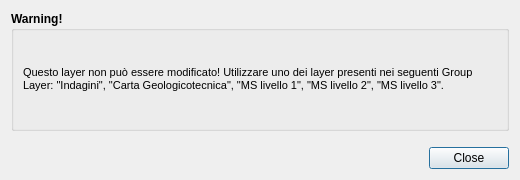
<?xml version="1.0" encoding="UTF-8"?>
<ui version="4.0">
 <class>no_edit</class>
 <widget class="QDialog" name="no_edit">
  <property name="geometry">
   <rect>
    <x>0</x>
    <y>0</y>
    <width>520</width>
    <height>180</height>
   </rect>
  </property>
  <property name="sizePolicy">
   <sizepolicy hsizetype="Fixed" vsizetype="Fixed">
    <horstretch>0</horstretch>
    <verstretch>0</verstretch>
   </sizepolicy>
  </property>
  <property name="minimumSize">
   <size>
    <width>520</width>
    <height>180</height>
   </size>
  </property>
  <property name="maximumSize">
   <size>
    <width>1500</width>
    <height>1500</height>
   </size>
  </property>
  <property name="windowTitle">
   <string>Warning!</string>
  </property>
  <property name="modal">
   <bool>true</bool>
  </property>
  <layout class="QGridLayout" name="gridLayout_3">
   <item row="0" column="0">
    <widget class="QGroupBox" name="groupBox_2">
     <property name="sizePolicy">
      <sizepolicy hsizetype="Expanding" vsizetype="Expanding">
       <horstretch>0</horstretch>
       <verstretch>0</verstretch>
      </sizepolicy>
     </property>
     <property name="minimumSize">
      <size>
       <width>0</width>
       <height>0</height>
      </size>
     </property>
     <property name="font">
      <font>
       <weight>75</weight>
       <bold>true</bold>
      </font>
     </property>
     <property name="title">
      <string>Warning!</string>
     </property>
     <layout class="QGridLayout" name="gridLayout">
      <item row="0" column="0">
       <widget class="QLabel" name="alert_text">
        <property name="sizePolicy">
         <sizepolicy hsizetype="Expanding" vsizetype="Expanding">
          <horstretch>0</horstretch>
          <verstretch>0</verstretch>
         </sizepolicy>
        </property>
        <property name="font">
         <font>
          <pointsize>10</pointsize>
          <weight>50</weight>
          <bold>false</bold>
         </font>
        </property>
        <property name="text">
         <string>&lt;html&gt;&lt;head/&gt;&lt;body&gt;&lt;p&gt;&lt;span style=&quot; font-size:8pt;&quot;&gt;Questo layer non può essere modificato! Utilizzare uno dei layer presenti nei seguenti Group Layer: &amp;quot;Indagini&amp;quot;, &amp;quot;Carta Geologicotecnica&amp;quot;, &amp;quot;MS livello 1&amp;quot;, &amp;quot;MS livello 2&amp;quot;, &amp;quot;MS livello 3&amp;quot;.&lt;/span&gt;&lt;/p&gt;&lt;/body&gt;&lt;/html&gt;</string>
        </property>
        <property name="textFormat">
         <enum>Qt::RichText</enum>
        </property>
        <property name="alignment">
         <set>Qt::AlignLeading|Qt::AlignLeft|Qt::AlignVCenter</set>
        </property>
        <property name="wordWrap">
         <bool>true</bool>
        </property>
       </widget>
      </item>
     </layout>
    </widget>
   </item>
   <item row="1" column="0">
    <layout class="QGridLayout" name="gridLayout_2">
     <property name="sizeConstraint">
      <enum>QLayout::SetDefaultConstraint</enum>
     </property>
     <property name="topMargin">
      <number>10</number>
     </property>
     <property name="horizontalSpacing">
      <number>10</number>
     </property>
     <property name="verticalSpacing">
      <number>0</number>
     </property>
     <item row="0" column="0">
      <widget class="QLabel" name="label_10">
       <property name="sizePolicy">
        <sizepolicy hsizetype="Preferred" vsizetype="Fixed">
         <horstretch>0</horstretch>
         <verstretch>0</verstretch>
        </sizepolicy>
       </property>
       <property name="text">
        <string/>
       </property>
       <property name="pixmap">
        <pixmap>../loghi/logo-cnr.png</pixmap>
       </property>
      </widget>
     </item>
     <item row="0" column="4">
      <widget class="QDialogButtonBox" name="buttonBox">
       <property name="sizePolicy">
        <sizepolicy hsizetype="Fixed" vsizetype="Fixed">
         <horstretch>0</horstretch>
         <verstretch>0</verstretch>
        </sizepolicy>
       </property>
       <property name="minimumSize">
        <size>
         <width>0</width>
         <height>0</height>
        </size>
       </property>
       <property name="cursor">
        <cursorShape>PointingHandCursor</cursorShape>
       </property>
       <property name="orientation">
        <enum>Qt::Vertical</enum>
       </property>
       <property name="standardButtons">
        <set>QDialogButtonBox::Close</set>
       </property>
       <property name="centerButtons">
        <bool>true</bool>
       </property>
      </widget>
     </item>
     <item row="0" column="1">
      <widget class="QLabel" name="label_11">
       <property name="sizePolicy">
        <sizepolicy hsizetype="Preferred" vsizetype="Fixed">
         <horstretch>0</horstretch>
         <verstretch>0</verstretch>
        </sizepolicy>
       </property>
       <property name="text">
        <string/>
       </property>
       <property name="pixmap">
        <pixmap>../loghi/logoigag.png</pixmap>
       </property>
      </widget>
     </item>
     <item row="0" column="3">
      <spacer name="horizontalSpacer">
       <property name="orientation">
        <enum>Qt::Horizontal</enum>
       </property>
       <property name="sizeHint" stdset="0">
        <size>
         <width>40</width>
         <height>20</height>
        </size>
       </property>
      </spacer>
     </item>
     <item row="0" column="2">
      <widget class="QLabel" name="label_15">
       <property name="sizePolicy">
        <sizepolicy hsizetype="Preferred" vsizetype="Fixed">
         <horstretch>0</horstretch>
         <verstretch>0</verstretch>
        </sizepolicy>
       </property>
       <property name="text">
        <string/>
       </property>
       <property name="pixmap">
        <pixmap>../loghi/logo-labgis.png</pixmap>
       </property>
      </widget>
     </item>
    </layout>
   </item>
  </layout>
 </widget>
 <resources/>
 <connections/>
</ui>
